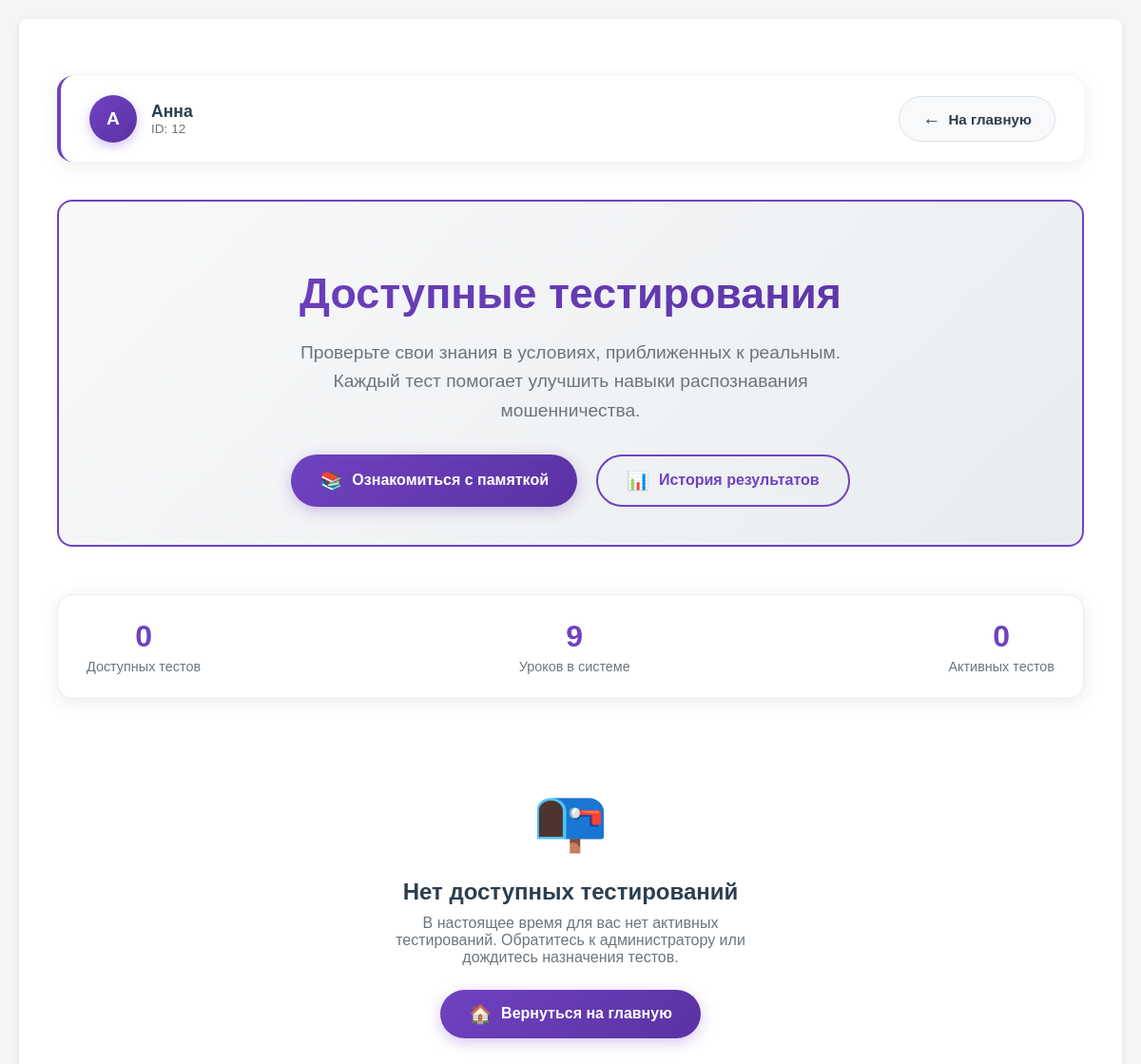
The page /test_room_preview (signed in) on the database its author committed.
### app.py (models this page shows, shortened)
class User(db.Model, UserMixin):
    __tablename__ = 'Users'
    id =  db.Column(db.Integer, primary_key=True)
    username = db.Column(db.String(64), unique=True, nullable=False)
    password_hash = db.Column(db.String(64), nullable=False)
    privileges = db.Column(db.Integer, default = 0)

### app.py (the view)
@app.route('/test_room_preview')
def test_room_preview():
    curent_user = User.query.filter(
        User.username.ilike(
            session.get('curent_user')
        )
    ).first()
    testings_all = Testing.query.order_by(Testing.id).all()
    testings = list()
    user_results = Result.query.filter_by(user_id=curent_user.id).all()
    for test in testings_all:
        groups = test.group_id
        for group_id in groups:
            group = Group.query.get_or_404(group_id)
            users = group.users
            user_result = [r for r in user_results if r.testing_id == test.id]
            if curent_user.id in users and len(user_result) == 0:
                testings.append(test)
    lessons = Lesson.query.order_by(Lesson.id).all()
    lessons_dict = {lesson.id: lesson for lesson in lessons}
    return render_template('test_room_preview.html',
                           user=curent_user,
                           testings=testings,
                           lessons_dict=lessons_dict)

### app.py (called while the page is built)
@login_manager.user_loader
def load_user(user_id):
    return User.query.get(int(user_id))

### templates/test_room_preview.html (shortened to what this page needs)
{% extends 'base.html' %}
{% block content %}
<div class="testing-container">
    <div class="top-bar">
        <div class="user-info">
            <div class="user-avatar">
                {{ user.username[:1]|upper }}
            </div>
            <div>
                <div class="user-name">{{ user.username }}</div>
                <div class="user-id">ID: {{ user.id }}</div>
            </div>
        </div>
        <a href="{{ url_for('index') }}" class="back-button">
            <span style="font-size: 1.2rem;">←</span>
            На главную
        </a>
    </div>
    <div class="header-section">
        <h1 class="header-title">Доступные тестирования</h1>
        <p class="header-subtitle">
            Проверьте свои знания в условиях, приближенных к реальным.
            Каждый тест помогает улучшить навыки распознавания мошенничества.
        </p>
        <div class="action-buttons">
            <a href="{{ url_for('test_room_memo') }}" class="memo-button">
                <span style="font-size: 1.2rem;">📚</span>
                Ознакомиться с памяткой
            </a>
            <a href="{{ url_for('results_history') if 'results_history' in url_map|map(attribute='endpoint') else url_for('index') }}"
               class="history-button">
                <span style="font-size: 1.2rem;">📊</span>
                История результатов
            </a>
        </div>
    </div>
    <div class="stats-container">
        <div class="stat-item">
            <div class="stat-value">{{ testings|length }}</div>
            <div class="stat-label">Доступных тестов</div>
        </div>
        <div class="stat-item">
            <div class="stat-value">{{ lessons_dict|length }}</div>
            <div class="stat-label">Уроков в системе</div>
        </div>
        <div class="stat-item">
            <div class="stat-value">{{ testings|selectattr('status')|list|length }}</div>
            <div class="stat-label">Активных тестов</div>
        </div>
    </div>
    {% if testings|length > 0 %}
    <div class="filters-container">
        <h3 class="filters-title">
            <span style="font-size: 1.3rem;">🔍</span>
            Поиск тестирований
        </h3>
        <div class="filters-grid">
            <div>
                <input type="text" id="scrollSearchID" class="filter-input"
                       placeholder="ID тестирования...">
            </div>
            <div>
                <input type="text" id="scrollSearchName" class="filter-input"
                       placeholder="Название тестирования...">
            </div>
            <div>
                <input type="text" id="scrollSearchLesson" class="filter-input"
                       placeholder="Название урока...">
            </div>
        </div>
        <div class="filter-actions">
            <button type="button" class="filter-btn search-btn" onclick="searchScrollTable()">
                <span style="font-size: 1rem;">🔍</span>
                Найти
            </button>
            <button type="button" class="filter-btn reset-btn" onclick="clearScrollSearch()">
                <span style="font-size: 1rem;">🔄</span>
                Сбросить
            </button>
        </div>
    </div>
    <div class="testing-table-container">
        <div class="table-scroll">
            <table class="testing-table">
                <thead>
                    <tr>
                        <th style="width: 10%">ID</th>
                        <th style="width: 25%">Название тестирования</th>
                        <th style="width: 25%">Урок</th>
                        <th style="width: 15%">Статус</th>
                        <th style="width: 25%">Действие</th>
                    </tr>
                </thead>
                <tbody id="scrollTableBody">
                    {% for t in testings %}
                    <tr class="scroll-testing-row">
                        <td>
                            <div class="testing-id">#{{ t.id }}</div>
                        </td>
                        <td>
                            <div class="testing-name">{{ t.name }}</div>
                        </td>
                        <td>
                            {% set lesson = lessons_dict.get(t.lesson_id) %}
                            {% if lesson %}
                                <div class="testing-name">{{ lesson.name }}</div>
                                <div class="lesson-info">
                                    ID: {{ lesson.id }} • {{ lesson.questions|length }} заданий
                                </div>
                            {% else %}
                                <div style="color: #dc3545; font-weight: 600;">
                                    <span style="font-size: 0.9rem;">⚠️</span> Урок удален
                                </div>
                                <div class="lesson-info">ID: {{ t.lesson_id }}</div>
                            {% endif %}
                        </td>
                        <td>
                            <span class="status-badge status-active">
                                <span style="font-size: 0.9rem;">✅</span>
                                Активно
                            </span>
                        </td>
                        <td>
                            <form method="get" action="{{ url_for('test_room', test=t.id, step=0) }}"
                                  style="margin: 0;">
                                <input type="hidden" name="testing_id" value="{{ t.id }}">
                                <button type="submit" class="start-button">
                                    <span style="font-size: 1.1rem;">🚀</span>
                                    Приступить к тесту
                                </button>
                            </form>
                        </td>
                    </tr>
                    {% endfor %}
                </tbody>
            </table>
        </div>
    </div>
    {% else %}
    <div class="no-testings">
        <div class="no-testings-icon">📭</div>
        <h3 class="no-testings-title">Нет доступных тестирований</h3>
        <p class="no-testings-text">
            В настоящее время для вас нет активных тестирований.
            Обратитесь к администратору или дождитесь назначения тестов.
        </p>
        <a href="{{ url_for('index') }}" class="create-testing-btn">
            <span style="font-size: 1.2rem;">🏠</span>
            Вернуться на главную
        </a>
    </div>
    {% endif %}
</div>
{% endblock %}
{% set show_footer = False %}

### static/style.css (style rules this page uses)
body { font-family: Arial, sans-serif; margin: 0; padding: 20px; background: #f5f5f5; }

### templates/test_room_preview.html (style rules this page uses)
:root { --primary-color: #6f42c1; --primary-light: #8a63d2; --primary-dark: #5a32a3; --secondary-color: #20c997; --accent-color: #ff6b6b; --warning-color: #ffc107; --text-primary: #2c3e50; --text-secondary: #6c757d; --light-bg: #f8f9fa; --white: #ffffff; --shadow: 0 4px 20px rgba(0, 0, 0, 0.08); --shadow-hover: 0 8px 30px rgba(0, 0, 0, 0.12); --border-radius: 16px; --transition: all 0.3s ease; }
.testing-container { max-width: 1200px; margin: 0 auto; padding: 40px 20px; min-height: 100vh; }
.top-bar { display: flex; justify-content: space-between; align-items: center; margin-bottom: 40px; padding: 20px 30px; background: var(--white); border-radius: var(--border-radius); box-shadow: var(--shadow); border-left: 4px solid var(--primary-color); }
.user-info { display: flex; align-items: center; gap: 15px; }
.user-avatar { width: 50px; height: 50px; background: linear-gradient(135deg, var(--primary-color), var(--primary-dark)); border-radius: 50%; display: flex; align-items: center; justify-content: center; color: var(--white); font-weight: 600; font-size: 1.2rem; box-shadow: 0 4px 12px rgba(111, 66, 193, 0.3); }
.user-name { font-weight: 600; color: var(--text-primary); font-size: 1.1rem; }
.user-id { font-size: 0.85rem; color: var(--text-secondary); }
.back-button { display: inline-flex; align-items: center; gap: 8px; padding: 12px 24px; background: var(--light-bg); color: var(--text-primary); border: 1px solid #dee2e6; border-radius: 50px; text-decoration: none; font-weight: 600; font-size: 0.95rem; transition: var(--transition); }
.header-section { text-align: center; margin-bottom: 50px; padding: 40px; background: linear-gradient(135deg, #f8f9fa 0%, #e9ecef 100%); border-radius: var(--border-radius); border: 2px solid var(--primary-color); }
.header-title { font-size: 2.8rem; font-weight: 800; color: var(--text-primary); margin-bottom: 20px; line-height: 1.2; background: linear-gradient(135deg, var(--primary-color), var(--primary-dark)); -webkit-background-clip: text; -webkit-text-fill-color: transparent; background-clip: text; }
.header-subtitle { font-size: 1.2rem; color: var(--text-secondary); max-width: 600px; margin: 0 auto 30px; line-height: 1.6; }
.action-buttons { display: flex; justify-content: center; gap: 20px; flex-wrap: wrap; }
.memo-button { display: inline-flex; align-items: center; gap: 10px; padding: 14px 30px; background: linear-gradient(135deg, var(--primary-color), var(--primary-dark)); color: var(--white); border: none; border-radius: 50px; font-weight: 700; font-size: 1rem; cursor: pointer; transition: var(--transition); text-decoration: none; box-shadow: 0 4px 15px rgba(111, 66, 193, 0.3); }
.history-button { display: inline-flex; align-items: center; gap: 10px; padding: 14px 30px; background: transparent; color: var(--primary-color); border: 2px solid var(--primary-color); border-radius: 50px; font-weight: 700; font-size: 1rem; cursor: pointer; transition: var(--transition); text-decoration: none; }
.no-testings { text-align: center; padding: 60px 20px; color: var(--text-secondary); }
.no-testings-icon { font-size: 4rem; margin-bottom: 20px; color: #dee2e6; }
.no-testings-title { font-size: 1.5rem; color: var(--text-primary); margin-bottom: 10px; }
.no-testings-text { max-width: 400px; margin: 0 auto 25px; }
.create-testing-btn { display: inline-flex; align-items: center; gap: 10px; padding: 14px 30px; background: linear-gradient(135deg, var(--primary-color), var(--primary-dark)); color: var(--white); border: none; border-radius: 50px; font-weight: 700; font-size: 1rem; cursor: pointer; transition: var(--transition); text-decoration: none; box-shadow: 0 4px 15px rgba(111, 66, 193, 0.3); }
.stats-container { display: flex; justify-content: space-between; background: var(--white); border-radius: var(--border-radius); padding: 25px 30px; margin-bottom: 30px; box-shadow: var(--shadow); border: 1px solid #e9ecef; }
.stat-item { text-align: center; }
.stat-value { font-size: 2rem; font-weight: 800; color: var(--primary-color); margin-bottom: 5px; }
.stat-label { font-size: 0.9rem; color: var(--text-secondary); font-weight: 500; }

### rows shown on the page
User: username "А", username "Анна", id "12"

### other values the page prints
{{ testings|length }} "0"
{{ lessons_dict|length }} "9"
{{ testings|selectattr('status')|list|length }} "0"
